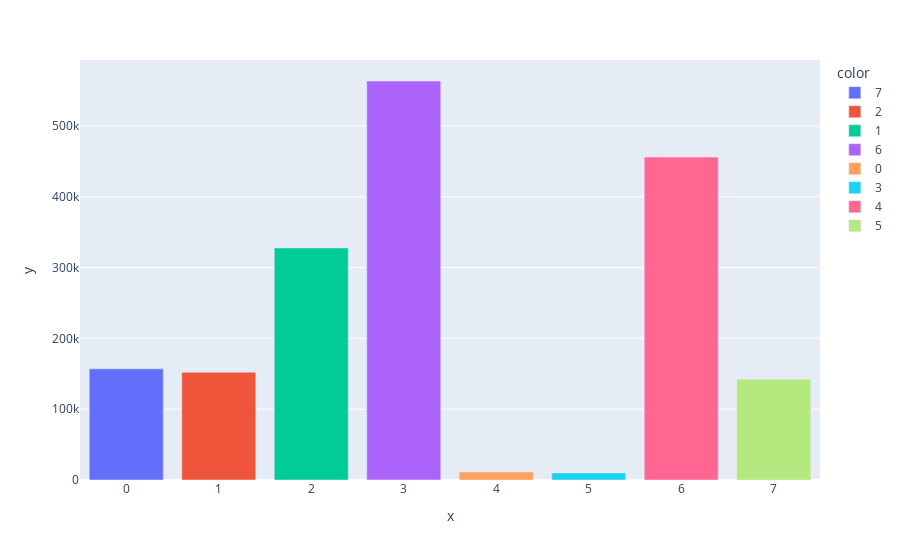

This figure's notebook cell:
### Code cell
px.bar(y=train.groupby(['Class'])['Species'].sum(),color=train['Class'].unique())

### Figure 1 — Plotly figure (JSON) as saved in the notebook; plotly's stock layout.template omitted (floating-point values rounded to 4 significant figures)
{"data": [{"alignmentgroup": "True", "hovertemplate": "color=7<br>x=%{x}<br>y=%{y}<extra></extra>", "legendgroup": "7", "marker": {"color": "#636efa"}, "name": "7", "offsetgroup": "7", "orientation": "v", "showlegend": true, "textposition": "auto", "type": "bar", "x": [0], "xaxis": "x", "y": [156917], "yaxis": "y"}, {"alignmentgroup": "True", "hovertemplate": "color=2<br>x=%{x}<br>y=%{y}<extra></extra>", "legendgroup": "2", "marker": {"color": "#EF553B"}, "name": "2", "offsetgroup": "2", "orientation": "v", "showlegend": true, "textposition": "auto", "type": "bar", "x": [1], "xaxis": "x", "y": [152237], "yaxis": "y"}, {"alignmentgroup": "True", "hovertemplate": "color=1<br>x=%{x}<br>y=%{y}<extra></extra>", "legendgroup": "1", "marker": {"color": "#00cc96"}, "name": "1", "offsetgroup": "1", "orientation": "v", "showlegend": true, "textposition": "auto", "type": "bar", "x": [2], "xaxis": "x", "y": [327629], "yaxis": "y"}, {"alignmentgroup": "True", "hovertemplate": "color=6<br>x=%{x}<br>y=%{y}<extra></extra>", "legendgroup": "6", "marker": {"color": "#ab63fa"}, "name": "6", "offsetgroup": "6", "orientation": "v", "showlegend": true, "textposition": "auto", "type": "bar", "x": [3], "xaxis": "x", "y": [563411], "yaxis": "y"}, {"alignmentgroup": "True", "hovertemplate": "color=0<br>x=%{x}<br>y=%{y}<extra></extra>", "legendgroup": "0", "marker": {"color": "#FFA15A"}, "name": "0", "offsetgroup": "0", "orientation": "v", "showlegend": true, "textposition": "auto", "type": "bar", "x": [4], "xaxis": "x", "y": [11322], "yaxis": "y"}, {"alignmentgroup": "True", "hovertemplate": "color=3<br>x=%{x}<br>y=%{y}<extra></extra>", "legendgroup": "3", "marker": {"color": "#19d3f3"}, "name": "3", "offsetgroup": "3", "orientation": "v", "showlegend": true, "textposition": "auto", "type": "bar", "x": [5], "xaxis": "x", "y": [10056], "yaxis": "y"}, {"alignmentgroup": "True", "hovertemplate": "color=4<br>x=%{x}<br>y=%{y}<extra></extra>", "legendgroup": "4", "marker": {"color": "#FF6692"}, "name": "4", "offsetgroup": "4", "orientation": "v", "showlegend": true, "textposition": "auto", "type": "bar", "x": [6], "xaxis": "x", "y": [455933], "yaxis": "y"}, {"alignmentgroup": "True", "hovertemplate": "color=5<br>x=%{x}<br>y=%{y}<extra></extra>", "legendgroup": "5", "marker": {"color": "#B6E880"}, "name": "5", "offsetgroup": "5", "orientation": "v", "showlegend": true, "textposition": "auto", "type": "bar", "x": [7], "xaxis": "x", "y": [142305], "yaxis": "y"}], "layout": {"barmode": "relative", "legend": {"title": {"text": "color"}, "tracegroupgap": 0}, "margin": {"t": 60}, "xaxis": {"anchor": "y", "domain": [0, 1], "title": {"text": "x"}}, "yaxis": {"anchor": "x", "domain": [0, 1], "title": {"text": "y"}}}}
